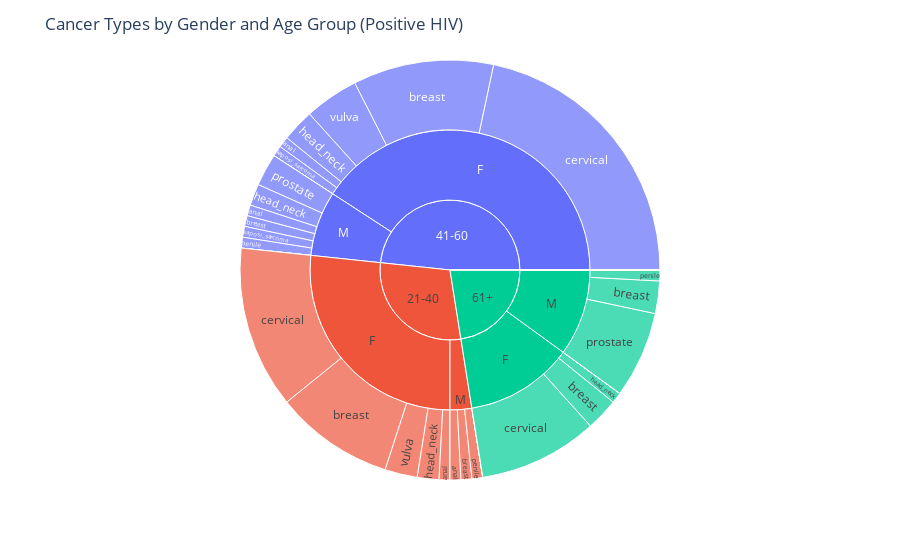

Here is the notebook cell this chart was saved with:
### Code cell
# Define age groups based on age ranges status and cancer type by HIV positive status
df = (passed_el.filter(pl.col('referral_reason') != "")
                    .select(['suspected_cancer','gender','age_in_years','last_hiv_result']))

df = df.filter(
    (pl.col('suspected_cancer') != 'OTHER') & (pl.col('suspected_cancer') != 'unsure')).to_pandas()

# Filter the data for specific conditions (e.g., 'Positive' HIV result)
filtered_data = df[df['last_hiv_result'] == 'POS']

# Define age groups based on age ranges
bins = [0, 20, 40, 60, float('inf')]
age_labels = ['0-20', '21-40', '41-60', '61+']

# Use Pandas' cut function to create the 'age_group' column efficiently
filtered_data['age_group'] = pd.cut(filtered_data['age_in_years'], bins, labels=age_labels)

# Group the data by age group, cancer type, and gender
cancer_res = filtered_data.groupby(['suspected_cancer', 'age_group', 'gender']).size().reset_index(name='count')

# Create a sunburst chart with age groups as a separate level
fig = px.sunburst(cancer_res, path=['age_group', 'gender', 'suspected_cancer'], values='count')
fig.update_layout(title='Cancer Types by Gender and Age Group (Positive HIV)')
fig.show()

### Figure 1 — Plotly figure (JSON) as saved in the notebook; plotly's stock layout.template omitted (floating-point values rounded to 4 significant figures)
{"data": [{"branchvalues": "total", "domain": {"x": [0, 1], "y": [0, 1]}, "hovertemplate": "labels=%{label}<br>count=%{value}<br>parent=%{parent}<br>id=%{id}<extra></extra>", "ids": ["0-20/F/anal", "21-40/F/anal", "41-60/F/anal", "61+/F/anal", "0-20/M/anal", "21-40/M/anal", "41-60/M/anal", "61+/M/anal", "0-20/F/breast", "21-40/F/breast", "41-60/F/breast", "61+/F/breast", "0-20/M/breast", "21-40/M/breast", "41-60/M/breast", "61+/M/breast", "0-20/F/cervical", "21-40/F/cervical", "41-60/F/cervical", "61+/F/cervical", "0-20/M/cervical", "21-40/M/cervical", "41-60/M/cervical", "61+/M/cervical", "0-20/F/head_neck", "21-40/F/head_neck", "41-60/F/head_neck", "61+/F/head_neck", "0-20/M/head_neck", "21-40/M/head_neck", "41-60/M/head_neck", "61+/M/head_neck", "0-20/F/kaposi_sarcoma", "21-40/F/kaposi_sarcoma", "41-60/F/kaposi_sarcoma", "61+/F/kaposi_sarcoma", "0-20/M/kaposi_sarcoma", "21-40/M/kaposi_sarcoma", "41-60/M/kaposi_sarcoma", "61+/M/kaposi_sarcoma", "0-20/F/penile", "21-40/F/penile", "41-60/F/penile", "61+/F/penile", "0-20/M/penile", "21-40/M/penile", "41-60/M/penile", "61+/M/penile", "0-20/F/prostate", "21-40/F/prostate", "41-60/F/prostate", "61+/F/prostate", "0-20/M/prostate", "21-40/M/prostate", "41-60/M/prostate", "61+/M/prostate", "0-20/F/vulva", "21-40/F/vulva", "41-60/F/vulva", "61+/F/vulva", "0-20/M/vulva", "21-40/M/vulva", "41-60/M/vulva", "61+/M/vulva", "0-20/F", "21-40/F", "41-60/F", "61+/F", "0-20/M", "21-40/M", "41-60/M", "61+/M", "0-20", "21-40", "41-60", "61+"], "labels": ["anal", "anal", "anal", "anal", "anal", "anal", "anal", "anal", "breast", "breast", "breast", "breast", "breast", "breast", "breast", "breast", "cervical", "cervical", "cervical", "cervical", "cervical", "cervical", "cervical", "cervical", "head_neck", "head_neck", "head_neck", "head_neck", "head_neck", "head_neck", "head_neck", "head_neck", "kaposi_sarcoma", "kaposi_sarcoma", "kaposi_sarcoma", "kaposi_sarcoma", "kaposi_sarcoma", "kaposi_sarcoma", "kaposi_sarcoma", "kaposi_sarcoma", "penile", "penile", "penile", "penile", "penile", "penile", "penile", "penile", "prostate", "prostate", "prostate", "prostate", "prostate", "prostate", "prostate", "prostate", "vulva", "vulva", "vulva", "vulva", "vulva", "vulva", "vulva", "vulva", "F", "F", "F", "F", "M", "M", "M", "M", "0-20", "21-40", "41-60", "61+"], "name": "", "parents": ["0-20/F", "21-40/F", "41-60/F", "61+/F", "0-20/M", "21-40/M", "41-60/M", "61+/M", "0-20/F", "21-40/F", "41-60/F", "61+/F", "0-20/M", "21-40/M", "41-60/M", "61+/M", "0-20/F", "21-40/F", "41-60/F", "61+/F", "0-20/M", "21-40/M", "41-60/M", "61+/M", "0-20/F", "21-40/F", "41-60/F", "61+/F", "0-20/M", "21-40/M", "41-60/M", "61+/M", "0-20/F", "21-40/F", "41-60/F", "61+/F", "0-20/M", "21-40/M", "41-60/M", "61+/M", "0-20/F", "21-40/F", "41-60/F", "61+/F", "0-20/M", "21-40/M", "41-60/M", "61+/M", "0-20/F", "21-40/F", "41-60/F", "61+/F", "0-20/M", "21-40/M", "41-60/M", "61+/M", "0-20/F", "21-40/F", "41-60/F", "61+/F", "0-20/M", "21-40/M", "41-60/M", "61+/M", "0-20", "21-40", "41-60", "61+", "0-20", "21-40", "41-60", "61+", "", "", "", ""], "type": "sunburst", "values": [0, 1, 1, 0, 0, 1, 1, 0, 0, 11, 13, 3, 0, 1, 1, 3, 0, 15, 26, 11, 0, 0, 0, 0, 0, 2, 3, 1, 0, 0, 2, 0, 0, 0, 1, 0, 0, 0, 1, 0, 0, 0, 0, 0, 0, 1, 1, 1, 0, 0, 0, 0, 0, 0, 3, 8, 0, 3, 5, 0, 0, 0, 0, 0, 0, 32, 49, 15, 0, 3, 9, 12, 0, 35, 58, 27]}], "layout": {"legend": {"tracegroupgap": 0}, "margin": {"t": 60}, "title": {"text": "Cancer Types by Gender and Age Group (Positive HIV)"}}}
